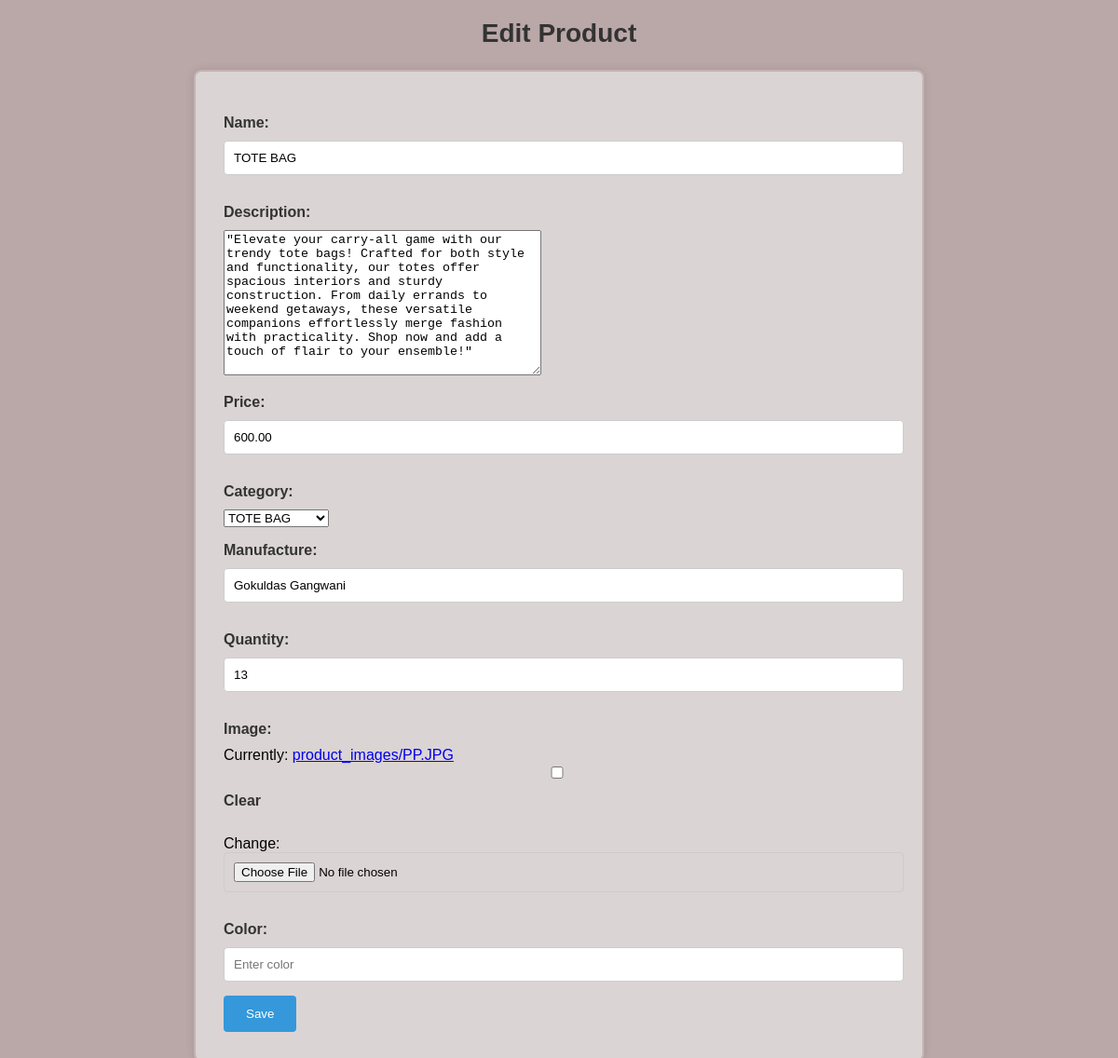
The app's page /edit/1/ (signed in) with its own data.
### ebag/models.py (models this page shows, shortened)
class Product(models.Model):
    name = models.CharField(max_length=255)
    description = models.TextField(blank=True)
    price = models.DecimalField(max_digits=10, decimal_places=2)
    image = models.ImageField(upload_to='product_images', blank=True)
    quantity = models.IntegerField(default=0)
    manufacture = models.CharField(max_length=100, default="Gokuldas Gangwani")
    category = models.ForeignKey(PenCategory, on_delete=models.CASCADE, default="1")

class PenCategory(models.Model):
    name = models.CharField(max_length=100)
    description = models.TextField()
    def __str__(self):
        return self.name

### ebag/views.py (the view)
# urls.py: path('edit/<int:product_id>/', edit_product, name='edit_product'),
@login_required
def edit_product(request, product_id):
    product = get_object_or_404(Product, id=product_id)
    if request.method == 'POST':
        form = ProductForm(request.POST, request.FILES, instance=product)
        if form.is_valid():
            form.save()
            return redirect('home')
    else:
        form = ProductForm(instance=product)
    return render(request, 'edit_product.html', {'form': form})

### ebag/forms.py
class ProductForm(forms.ModelForm):
    class Meta:
        model = Product
        fields = ['name', 'description', 'price', 'category','manufacture','quantity', 'image']

### ebag/templates/edit_product.html (shortened to what this page needs)
<!DOCTYPE html>
<html lang="en">
<head>
</head>
<body>
    <h2>Edit Product</h2>
    <form method="POST" enctype="multipart/form-data">
        {{ form.as_p }}
        <label for="color">Color:</label>
        <input type="text" id="color" name="color" placeholder="Enter color">
        <button type="submit">Save</button>
    </form>
</body>
</html>

### ebag/templates/edit_product.html (style rules this page uses)
body { font-family: Arial, sans-serif; margin: 0; padding: 0; background-color: rgb(186, 167, 167); }
h2 { text-align: center; font-size: 28px; margin-top: 20px; color: #333; }
form { width: 60%; margin: 20px auto; padding: 30px; border: 2px solid #c4b3b3; border-radius: 8px; background-color: #dbd4d4; box-shadow: 0 0 10px rgba(0, 0, 0, 0.1); }
form label { display: block; margin-bottom: 10px; color: #333; font-weight: bold; }
form input { width: calc(100% - 12px); padding: 10px; border: 1px solid #ccc; border-radius: 4px; margin-bottom: 15px; }
form button { padding: 12px 24px; border: none; background-color: #3498db; color: white; cursor: pointer; border-radius: 4px; transition: background-color 0.3s ease; }

### records on screen
Product: name "TOTE BAG", description "\"Elevate your carry-all game with our trendy tote bags! Crafted for both style and functionality, our totes offer spacious interiors and sturdy construction. From daily errands to weekend getaways, these versatile companions effortlessly merge fashion with practicality. Shop now and add a touch of flair to your ensemble!\"", price "600.00", category "TOTE BAG", manufacture "Gokuldas Gangwani", quantity "13"
